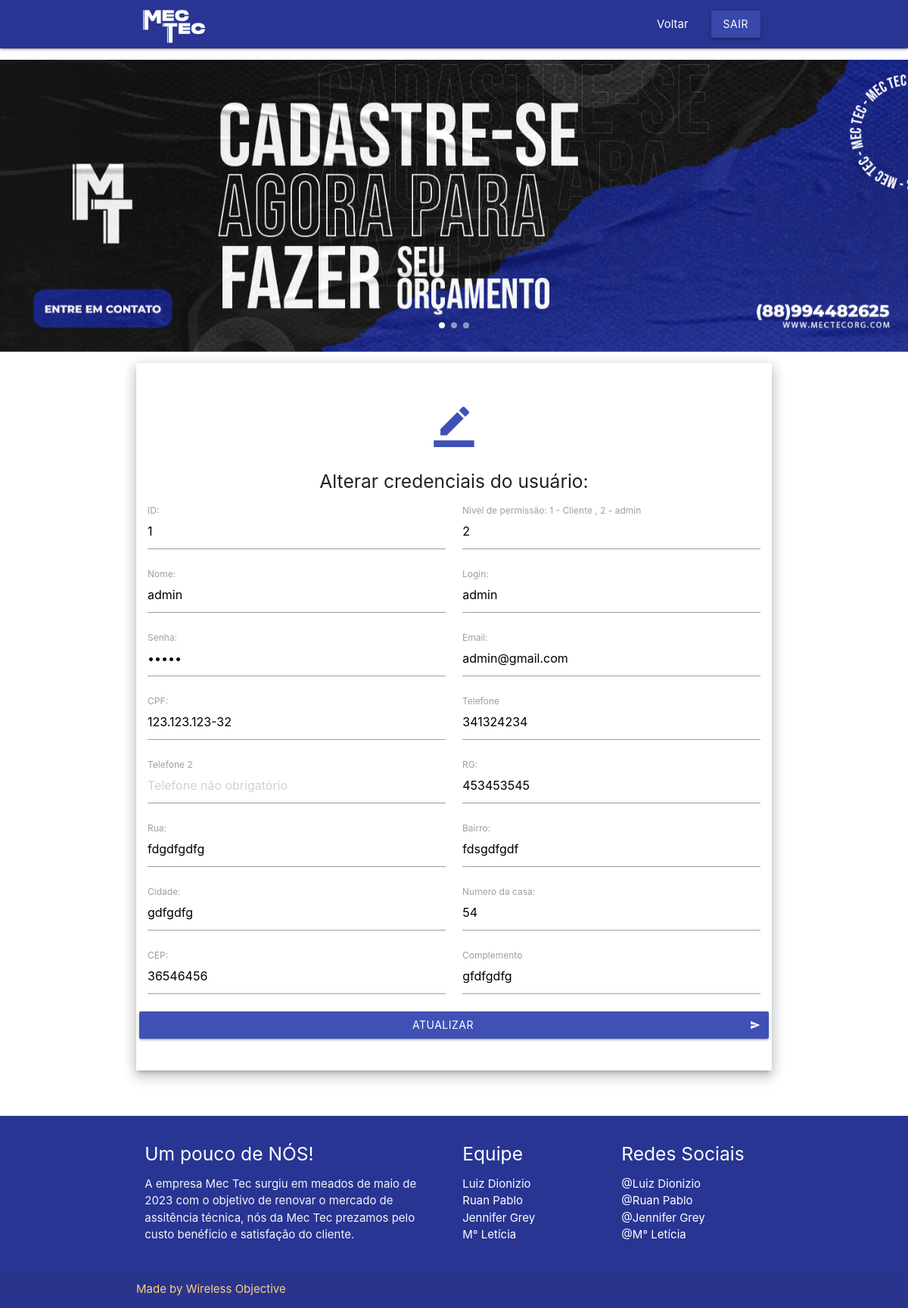
Screenshot of /EmpresaMecTec/sistema/AreaAdmin/AreaDosClientes/alterarcliente.php?id_user=1 (signed in) with the database file from the repository.
### tables this page shows
CREATE TABLE `tb_user` (
  `id_user` int(11) NOT NULL,
  `niv_perm` varchar(10) NOT NULL,
  `nome_user` varchar(100) NOT NULL,
  `login_user` varchar(100) NOT NULL,
  `senha_user` varchar(250) NOT NULL,
  `email` varchar(100) NOT NULL,
  `telefone` varchar(14) NOT NULL,
  `telefone2` varchar(14) DEFAULT NULL,
  `cpf` char(14) NOT NULL,
  `rg` varchar(15) NOT NULL,
  `rua` varchar(100) NOT NULL,
  `bairro` varchar(100) NOT NULL,
  `cidade` varchar(100) NOT NULL,
  `numero` varchar(100) NOT NULL,
  `complemento` varchar(50) NOT NULL,
  `cep` varchar(15) NOT NULL
);

### EmpresaMecTec/sistema/AreaAdmin/AreaDosClientes/alterarcliente.php (the view, shortened to what this page needs)
<?php require_once '../../../conexao.php';
?>
<!DOCTYPE html>
<html lang="en">
<head>
  <link href="css/materialize.css" type="text/css" rel="stylesheet" media="screen,projection"/>
  <link href="css/style.css" type="text/css" rel="stylesheet" media="screen,projection"/>
</head>
<body>
  <nav class="indigo darken-3" role="navigation">
    <div class="nav-wrapper container">
      <a id="logo-container" href="../AreaAdmin.php" class="brand-logo"><img src="../../../backgrounds/logoofc.png" style="width:3em;"></a>
          <ul class="right hide-on-med-and-down">
            <li><a href="consultarcliente.php">Voltar</a></li>
            <li><a class="waves-effect waves-light btn indigo darken-1" onclick="return confirm('Deseja realmente sair?');"href="../../../logout.php">Sair</a></li>
          </ul>
        </div>
    </nav>
  <div class="section no-pad-bot" id="index-banner">
        <div class="carousel carousel-slider center">
            <div class="carousel-item white-text"  href="#one!">
                <a><img src="../../../backgrounds/S1.png"  style="width:150em; " class="responsive-img" alt="" srcset=""></a>
            </div>
            </div>
        </div>
  <div class="container">
    <div class="section">
        <div class="col s12 m4">
          <div class="icon-block z-depth-3">
            <br>
            <h2 class="center light-blue-text"><i class="large material-icons indigo-text text-darken">border_color</i></h2>
            <h5 class="center">Alterar credenciais do usuário:</h5>
            <p class="light">
                <form class="col s12" name="form_alterar" method="POST" action="alterar.php">
                    <?php
                        $idAlt = $_GET['id_user'];
                        $sql = " SELECT * FROM tb_user WHERE id_user = '$idAlt'; ";
                        $query = mysqli_query($conn, $sql);
                        if($query){
                            while( $row = mysqli_fetch_array($query, MYSQLI_ASSOC) ){
                    ?>
                    <div class="row">
                        <div class="input-field col s6">
                        <label>ID: </label>
                        <input readonly="true" type="text" name="id_user" value="<?php echo $row['id_user'];?>">
                        </div>
                        <div class="input-field col s6">
                        <label>Nivel de permissão: 1 - Cliente , 2 - admin</label>
                        <input type="text" name="niv_perm" value="<?php echo $row['niv_perm'];?>">
                        </div>
                        <div class="input-field col s6">
                        <input placeholder="Insira o nome" type="text" name="nome_user" value="<?php echo $row['nome_user'];?>">
                        <label>Nome:</label>
                        </div>
                        <div class="input-field col s6">
                        <input placeholder="Insira seu nome de usuário" type="text" name="login_user" value="<?php echo $row['login_user'];?>">
                        <label>Login:</label>
                        </div>
                        <div class="input-field col s6">
                        <input placeholder="Insira sua senha" type="password" name="senha_user" value="<?php echo $row['senha_user'];?>">
                        <label>Senha:</label>
                        </div>
                        <div class="input-field col s6">
                        <input placeholder="Insira seu email" type="email" name="email" class="validate" value="<?php echo $row['email'];?>">
                        <label>Email:</label>
                        </div>
                        <div class="input-field col s6">
                        <input placeholder="Insira o CPF" type="text" name="cpf" value="<?php echo $row['cpf'];?>">
                        <label>CPF:</label>
                        </div>
                        <div class="input-field col s6">
                        <input placeholder="Telefone obrigatório" type="text" name="telefone" value="<?php echo $row['telefone'];?>">
                        <label>Telefone</label>
                        </div>
                        <div class="input-field col s6">
                        <input placeholder="Telefone não obrigatório" type="text" name="telefone2" value="<?php echo $row['telefone2'];?>">
                        <label>Telefone 2</label>
                        </div>
                        <div class="input-field col s6">
                        <input placeholder="Insira seu RG" type="text" name="rg" value="<?php echo $row['rg'];?>">
                        <label>RG:</label>
                        </div>
                        <div class="input-field col s6">
                        <input placeholder="Insira sua rua" type="text" name="rua" value="<?php echo $row['rua'];?>">
                        <label>Rua:</label>
                        </div>
                        <div class="input-field col s6">
                        <input placeholder="Insira seu bairro" type="text" name="bairro" value="<?php echo $row['bairro'];?>">
                        <label>Bairro:</label>
                        </div>
                        <div class="input-field col s6">
                        <input placeholder="Insira sua cidade" type="text" name="cidade" value="<?php echo $row['cidade'];?>">
                        <label>Cidade:</label>
                        </div>
                        <div class="input-field col s6">
                        <input placeholder="Insira o número" type="text" name="numero" value="<?php echo $row['numero'];?>">
                        <label>Numero da casa:</label>
                        </div>
                        <div class="input-field col s6">
                        <input placeholder="Insira o CEP" type="text" name="cep" value="<?php echo $row['cep'];?>">
                        <label>CEP:</label>
                        </div>
                        <div class="input-field col s6">
                        <input placeholder="Insira um complemento (não obrigatório)" type="text" name="complemento" value="<?php echo $row['complemento'];?>">
                        <label>Complemento</label>
                        </div>
                    <?php
                        }
                            }
                    ?>
                      <button class="btn waves-effect indigo col s8 m12" type="submit" name="action" > Atualizar
                          <i class="material-icons right">send</i>
                        </button>
                    </div>
                </form>
            </p>
            <br>
          </div>
        </div>
    </div>
    <br><br>
  </div>
<footer class="page-footer indigo darken-3">
    <div class="container">
      <div class="row">
        <div class="col l6 s12">
          <h5 class="white-text">Um pouco de NÓS!</h5>
          <p class="grey-text text-lighten-4">A empresa Mec Tec surgiu em meados de maio de 2023 com o objetivo de renovar o mercado de assitência técnica, nós da Mec Tec prezamos pelo custo benéficio e satisfação do cliente.</p>
        </div>
        <div class="col l3 s12">
          <h5 class="white-text">Equipe</h5>
          <ul>
            <li><a class="white-text" href="">Luiz Dionizio</a></li>
            <li><a class="white-text" href="">Ruan Pablo</a></li>
            <li><a class="white-text" href="">Jennifer Grey</a></li>
            <li><a class="white-text" href="">M° Letícia</a></li>
          </ul>
        </div>
        <div class="col l3 s12">
          <h5 class="white-text">Redes Sociais</h5>
          <ul>
            <li><a class="white-text" href="https://www.instagram.com/luiiz_dionizio/">@Luiz Dionizio</a></li>
            <li><a class="white-text" href="https://www.instagram.com/ruanxyzz7/">@Ruan Pablo</a></li>
            <li><a class="white-text" href="https://www.instagram.com/jenny.vasconcelos/">@Jennifer Grey</a></li>
            <li><a class="white-text" href="https://www.instagram.com/m.leticia_araujo/">@M° Letícia</a></li>
          </ul>
        </div>
      </div>
    </div>
    <div class="footer-copyright">
      <div class="container">
    <a class="orange-text text-lighten-3" href="">Made by Wireless Objective</a>
      </div>
    </div>
  </footer>
  </body>
</html>

### EmpresaMecTec/sistema/AreaAdmin/AreaDosClientes/css/style.css (style rules this page uses)
.icon-block { padding: 0 15px; }
.icon-block .material-icons { font-size: inherit; }

### rows the page displays
tb_user: id_user "1", niv_perm "2", nome_user "admin", login_user "admin", email "admin@gmail.com", cpf "123.123.123-32", telefone "341324234", rg "453453545", rua "fdgdfgdfg", bairro "fdsgdfgdf", cidade "gdfgdfg", numero "54", cep "36546456", complemento "gfdfgdfg"
